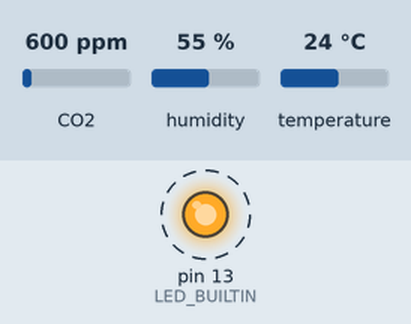
Simulated run of this sketch. Board: Arduino Uno, built for the host (arithmetic inside an expression is 32-bit, double 64-bit). Shown: output pins drawn as LEDs (lit = HIGH). Dashed ring = blinking. The inputs (shaded band) are chosen by the test bench; at power-on: CO2 600 ppm, humidity 55 %, temperature 24 °C. What the sketch prints to the serial monitor is not drawn.

Above: at 15.7 s.
Timing chart, 0 to 19.9 s (numbered marks = the images above):
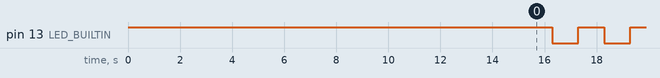

Measured:
- by itself, pin 13 (LED_BUILTIN): alternates HIGH for 1.0 s and LOW for 1.0 s

The sketch:

SCD30_Pico.ino
```cpp
// SCD-30 test for Raspberry Pi Pico
#include <Wire.h>
#include <Adafruit_SCD30.h>

#define PICO_SDA_PIN 4
#define PICO_SCL_PIN 5
#define SCD30_I2C_ADDRESS 0x61

Adafruit_SCD30 scd30;
bool scd30Found = false;

void scanI2C() {
  Serial.println("Scanning I2C bus...");

  int devicesFound = 0;
  for (uint8_t address = 1; address < 127; address++) {
    Wire.beginTransmission(address);
    uint8_t error = Wire.endTransmission();

    if (error == 0) {
      Serial.print("I2C device found at 0x");
      if (address < 16) {
        Serial.print("0");
      }
      Serial.println(address, HEX);
      devicesFound++;
    }
  }

  if (devicesFound == 0) {
    Serial.println("No I2C devices found. Check power, ground, SDA, and SCL.");
  }
}

void setup() {
  pinMode(LED_BUILTIN, OUTPUT);
  digitalWrite(LED_BUILTIN, HIGH);

  Serial.begin(115200);
  delay(15000);

  Wire.setSDA(PICO_SDA_PIN);
  Wire.setSCL(PICO_SCL_PIN);
  Wire.begin();
  Wire.setClock(100000);

  Serial.println();
  Serial.println("=== SCD-30 Pico sketch booted ===");
  Serial.println("Starting SCD-30 test on Raspberry Pi Pico...");
  Serial.println("Using SDA=GP4, SCL=GP5");
  scanI2C();

  if (!scd30.begin(SCD30_I2C_ADDRESS, &Wire)) {
    Serial.println("ERROR: Failed to find SCD-30 sensor. Check wiring.");
    Serial.println("Continuing anyway so Serial/LED diagnostics keep running.");
    scd30Found = false;
    return;
  }

  scd30Found = true;
  Serial.println("SCD-30 found.");
  Serial.print("Measurement interval: ");
  Serial.print(scd30.getMeasurementInterval());
  Serial.println(" seconds");
  digitalWrite(LED_BUILTIN, LOW);
}

void loop() {
  static bool ledOn = false;
  ledOn = !ledOn;
  digitalWrite(LED_BUILTIN, ledOn ? HIGH : LOW);

  Serial.println("loop alive");

  if (!scd30Found) {
    Serial.println("SCD-30 not initialized. Check scanner output and wiring.");
    delay(1000);
    return;
  }

  if (scd30.dataReady()) {
    if (!scd30.read()) {
      Serial.println("Error reading SCD-30 data");
      delay(500);
      return;
    }

    Serial.print("CO2: ");
    Serial.print(scd30.CO2, 3);
    Serial.print(" ppm | Temp: ");
    Serial.print(scd30.temperature);
    Serial.print(" C | Humidity: ");
    Serial.print(scd30.relative_humidity);
    Serial.println(" %");
  } else {
    Serial.println("Waiting for SCD-30 data...");
  }

  delay(1000);
}
```
